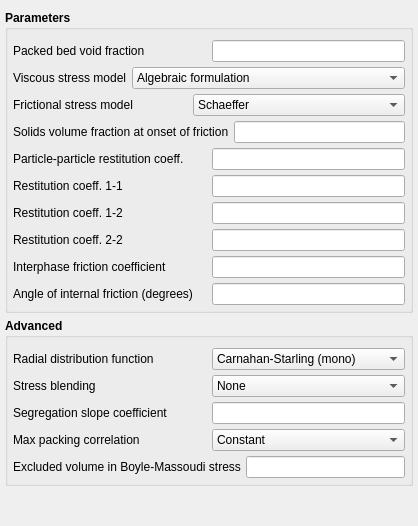
     <widget class="QWidget" name="TFM">
      <property name="sizePolicy">
       <sizepolicy hsizetype="Expanding" vsizetype="Expanding">
        <horstretch>0</horstretch>
        <verstretch>0</verstretch>
       </sizepolicy>
      </property>
      <layout class="QGridLayout" name="gridLayout_3" rowstretch="0,0,1">
       <property name="leftMargin">
        <number>5</number>
       </property>
       <property name="topMargin">
        <number>10</number>
       </property>
       <property name="rightMargin">
        <number>5</number>
       </property>
       <property name="bottomMargin">
        <number>0</number>
       </property>
       <property name="spacing">
        <number>5</number>
       </property>
       <item row="0" column="0">
        <widget class="QGroupBox" name="groupbox_parameters_tfm">
         <property name="font">
          <font>
           <weight>75</weight>
           <bold>true</bold>
          </font>
         </property>
         <property name="title">
          <string>Parameters</string>
         </property>
         <property name="flat">
          <bool>true</bool>
         </property>
         <layout class="QVBoxLayout" name="verticalLayout">
          <property name="spacing">
           <number>5</number>
          </property>
          <property name="leftMargin">
           <number>5</number>
          </property>
          <property name="topMargin">
           <number>10</number>
          </property>
          <property name="rightMargin">
           <number>5</number>
          </property>
          <property name="bottomMargin">
           <number>5</number>
          </property>
          <item>
           <layout class="QHBoxLayout" name="horizontalLayout_5">
            <item>
             <widget class="QLabel" name="label_ep_star">
              <property name="font">
               <font>
                <weight>50</weight>
                <bold>false</bold>
               </font>
              </property>
              <property name="text">
               <string>Packed bed void fraction</string>
              </property>
             </widget>
            </item>
            <item>
             <widget class="LineEdit" name="lineedit_keyword_ep_star">
              <property name="sizePolicy">
               <sizepolicy hsizetype="Preferred" vsizetype="Fixed">
                <horstretch>0</horstretch>
                <verstretch>0</verstretch>
               </sizepolicy>
              </property>
              <property name="font">
               <font>
                <weight>50</weight>
                <bold>false</bold>
               </font>
              </property>
             </widget>
            </item>
           </layout>
          </item>
          <item>
           <layout class="QHBoxLayout" name="horizontalLayout_6">
            <item>
             <widget class="QLabel" name="label_kt_type">
              <property name="font">
               <font>
                <weight>50</weight>
                <bold>false</bold>
               </font>
              </property>
              <property name="text">
               <string>Viscous stress model</string>
              </property>
             </widget>
            </item>
            <item>
             <widget class="ComboBox" name="combobox_kt_type">
              <property name="font">
               <font>
                <weight>50</weight>
                <bold>false</bold>
               </font>
              </property>
              <item>
               <property name="text">
                <string>Algebraic formulation</string>
               </property>
              </item>
              <item>
               <property name="text">
                <string>Lun et al, 1984</string>
               </property>
              </item>
              <item>
               <property name="text">
                <string>Iddir &amp; Arastoopour, 2005</string>
               </property>
              </item>
              <item>
               <property name="text">
                <string>Simonin, 1996</string>
               </property>
              </item>
              <item>
               <property name="text">
                <string>Cao &amp; Ahmadi, 1995</string>
               </property>
              </item>
              <item>
               <property name="text">
                <string>Garzo and Dufty, 1999</string>
               </property>
              </item>
              <item>
               <property name="text">
                <string>Garzo, Tenneti, Subramaniam, Hrenya, 2012</string>
               </property>
              </item>
              <item>
               <property name="text">
                <string>Garzo, Hrenya and Dufty, 2007</string>
               </property>
              </item>
             </widget>
            </item>
           </layout>
          </item>
          <item>
           <layout class="QHBoxLayout" name="horizontalLayout_7">
            <item>
             <widget class="QLabel" name="label_friction_model">
              <property name="font">
               <font>
                <weight>50</weight>
                <bold>false</bold>
               </font>
              </property>
              <property name="text">
               <string>Frictional stress model</string>
              </property>
             </widget>
            </item>
            <item>
             <widget class="ComboBox" name="combobox_friction_model">
              <property name="font">
               <font>
                <weight>50</weight>
                <bold>false</bold>
               </font>
              </property>
              <item>
               <property name="text">
                <string>Schaeffer</string>
               </property>
              </item>
              <item>
               <property name="text">
                <string>Srivastava and Sundaresan 2003</string>
               </property>
              </item>
              <item>
               <property name="text">
                <string>Guo-Boyce 2021</string>
               </property>
              </item>
              <item>
               <property name="text">
                <string>Only solids pressure</string>
               </property>
              </item>
             </widget>
            </item>
           </layout>
          </item>
          <item>
           <layout class="QHBoxLayout" name="horizontalLayout_13" stretch="0,0">
            <item>
             <widget class="QLabel" name="label_eps_f_min">
              <property name="font">
               <font>
                <weight>50</weight>
                <bold>false</bold>
               </font>
              </property>
              <property name="text">
               <string>Solids volume fraction at onset of friction</string>
              </property>
             </widget>
            </item>
            <item>
             <widget class="LineEdit" name="lineedit_keyword_eps_f_min">
              <property name="sizePolicy">
               <sizepolicy hsizetype="Preferred" vsizetype="Fixed">
                <horstretch>0</horstretch>
                <verstretch>0</verstretch>
               </sizepolicy>
              </property>
              <property name="font">
               <font>
                <weight>50</weight>
                <bold>false</bold>
               </font>
              </property>
             </widget>
            </item>
           </layout>
          </item>
          <item>
           <layout class="QHBoxLayout" name="layout_c_e">
            <item>
             <widget class="QLabel" name="label_c_e">
              <property name="font">
               <font>
                <weight>50</weight>
                <bold>false</bold>
               </font>
              </property>
              <property name="text">
               <string>Particle-particle restitution coeff.</string>
              </property>
             </widget>
            </item>
            <item>
             <widget class="LineEdit" name="lineedit_keyword_c_e">
              <property name="sizePolicy">
               <sizepolicy hsizetype="Preferred" vsizetype="Fixed">
                <horstretch>0</horstretch>
                <verstretch>0</verstretch>
               </sizepolicy>
              </property>
              <property name="font">
               <font>
                <weight>50</weight>
                <bold>false</bold>
               </font>
              </property>
             </widget>
            </item>
           </layout>
          </item>
          <item>
           <layout class="QHBoxLayout" name="layout_r_p_1_1">
            <item>
             <widget class="QLabel" name="label_r_p_1_1">
              <property name="font">
               <font>
                <weight>50</weight>
                <bold>false</bold>
               </font>
              </property>
              <property name="text">
               <string>Restitution coeff. 1-1</string>
              </property>
             </widget>
            </item>
            <item>
             <widget class="LineEdit" name="lineedit_keyword_r_p_args_1_1">
              <property name="sizePolicy">
               <sizepolicy hsizetype="Preferred" vsizetype="Fixed">
                <horstretch>0</horstretch>
                <verstretch>0</verstretch>
               </sizepolicy>
              </property>
              <property name="font">
               <font>
                <weight>50</weight>
                <bold>false</bold>
               </font>
              </property>
             </widget>
            </item>
           </layout>
          </item>
          <item>
           <layout class="QHBoxLayout" name="layout_r_p_1_2">
            <item>
             <widget class="QLabel" name="label_r_p_1_2">
              <property name="font">
               <font>
                <weight>50</weight>
                <bold>false</bold>
               </font>
              </property>
              <property name="text">
               <string>Restitution coeff. 1-2</string>
              </property>
             </widget>
            </item>
            <item>
             <widget class="LineEdit" name="lineedit_keyword_r_p_args_1_2">
              <property name="sizePolicy">
               <sizepolicy hsizetype="Preferred" vsizetype="Fixed">
                <horstretch>0</horstretch>
                <verstretch>0</verstretch>
               </sizepolicy>
              </property>
              <property name="font">
               <font>
                <weight>50</weight>
                <bold>false</bold>
               </font>
              </property>
             </widget>
            </item>
           </layout>
          </item>
          <item>
           <layout class="QHBoxLayout" name="layout_r_p_2_2">
            <item>
             <widget class="QLabel" name="label_r_p_2_2">
              <property name="font">
               <font>
                <weight>50</weight>
                <bold>false</bold>
               </font>
              </property>
              <property name="text">
               <string>Restitution coeff. 2-2</string>
              </property>
             </widget>
            </item>
            <item>
             <widget class="LineEdit" name="lineedit_keyword_r_p_args_2_2">
              <property name="sizePolicy">
               <sizepolicy hsizetype="Preferred" vsizetype="Fixed">
                <horstretch>0</horstretch>
                <verstretch>0</verstretch>
               </sizepolicy>
              </property>
              <property name="font">
               <font>
                <weight>50</weight>
                <bold>false</bold>
               </font>
              </property>
             </widget>
            </item>
           </layout>
          </item>
          <item>
           <layout class="QHBoxLayout" name="horizontalLayout_15">
            <item>
             <widget class="QLabel" name="label_c_f">
              <property name="font">
               <font>
                <weight>50</weight>
                <bold>false</bold>
               </font>
              </property>
              <property name="text">
               <string>Interphase friction coefficient</string>
              </property>
             </widget>
            </item>
            <item>
             <widget class="LineEdit" name="lineedit_keyword_c_f">
              <property name="sizePolicy">
               <sizepolicy hsizetype="Preferred" vsizetype="Fixed">
                <horstretch>0</horstretch>
                <verstretch>0</verstretch>
               </sizepolicy>
              </property>
              <property name="font">
               <font>
                <weight>50</weight>
                <bold>false</bold>
               </font>
              </property>
             </widget>
            </item>
           </layout>
          </item>
          <item>
           <layout class="QHBoxLayout" name="horizontalLayout_16">
            <item>
             <widget class="QLabel" name="label_phi">
              <property name="font">
               <font>
                <weight>50</weight>
                <bold>false</bold>
               </font>
              </property>
              <property name="text">
               <string>Angle of internal friction (degrees)</string>
              </property>
             </widget>
            </item>
            <item>
             <widget class="LineEdit" name="lineedit_keyword_phi">
              <property name="sizePolicy">
               <sizepolicy hsizetype="Preferred" vsizetype="Fixed">
                <horstretch>0</horstretch>
                <verstretch>0</verstretch>
               </sizepolicy>
              </property>
              <property name="font">
               <font>
                <weight>50</weight>
                <bold>false</bold>
               </font>
              </property>
             </widget>
            </item>
           </layout>
          </item>
         </layout>
        </widget>
       </item>
       <item row="2" column="0">
        <spacer name="verticalSpacer_2">
         <property name="orientation">
          <enum>Qt::Vertical</enum>
         </property>
         <property name="sizeHint" stdset="0">
          <size>
           <width>20</width>
           <height>40</height>
          </size>
         </property>
        </spacer>
       </item>
       <item row="1" column="0">
        <widget class="QGroupBox" name="groupbox_tfm_advanced">
         <property name="font">
          <font>
           <weight>75</weight>
           <bold>true</bold>
          </font>
         </property>
         <property name="title">
          <string>Advanced</string>
         </property>
         <property name="flat">
          <bool>true</bool>
         </property>
         <layout class="QVBoxLayout" name="verticalLayout_5">
          <property name="spacing">
           <number>5</number>
          </property>
          <property name="leftMargin">
           <number>5</number>
          </property>
          <property name="topMargin">
           <number>10</number>
          </property>
          <property name="rightMargin">
           <number>5</number>
          </property>
          <property name="bottomMargin">
           <number>5</number>
          </property>
          <item>
           <layout class="QHBoxLayout" name="horizontalLayout_11">
            <item>
             <widget class="QLabel" name="label_rdf_type">
              <property name="font">
               <font>
                <weight>50</weight>
                <bold>false</bold>
               </font>
              </property>
              <property name="text">
               <string>Radial distribution function</string>
              </property>
             </widget>
            </item>
            <item>
             <widget class="ComboBox" name="combobox_rdf_type">
              <property name="font">
               <font>
                <weight>50</weight>
                <bold>false</bold>
               </font>
              </property>
              <item>
               <property name="text">
                <string>Carnahan-Starling (mono)</string>
               </property>
              </item>
              <item>
               <property name="text">
                <string>Ma-Ahmadi (mono)</string>
               </property>
              </item>
              <item>
               <property name="text">
                <string>Lebowitz (poly)</string>
               </property>
              </item>
              <item>
               <property name="text">
                <string>Modified Lebowitz (poly)</string>
               </property>
              </item>
              <item>
               <property name="text">
                <string>Mansoori (poly)</string>
               </property>
              </item>
              <item>
               <property name="text">
                <string>Modified Mansoori (poly)</string>
               </property>
              </item>
             </widget>
            </item>
           </layout>
          </item>
          <item>
           <layout class="QHBoxLayout" name="horizontalLayout_8">
            <item>
             <widget class="QLabel" name="label_blending_function">
              <property name="font">
               <font>
                <weight>50</weight>
                <bold>false</bold>
               </font>
              </property>
              <property name="text">
               <string>Stress blending</string>
              </property>
             </widget>
            </item>
            <item>
             <widget class="ComboBox" name="combobox_blending_function">
              <property name="font">
               <font>
                <weight>50</weight>
                <bold>false</bold>
               </font>
              </property>
              <item>
               <property name="text">
                <string>None</string>
               </property>
              </item>
              <item>
               <property name="text">
                <string>Hyperbolic tangent</string>
               </property>
              </item>
              <item>
               <property name="text">
                <string>Sigmoidal</string>
               </property>
              </item>
             </widget>
            </item>
           </layout>
          </item>
          <item>
           <layout class="QHBoxLayout" name="horizontalLayout_9">
            <item>
             <widget class="QLabel" name="label_segregation_slope_coefficient">
              <property name="font">
               <font>
                <weight>50</weight>
                <bold>false</bold>
               </font>
              </property>
              <property name="text">
               <string>Segregation slope coefficient</string>
              </property>
             </widget>
            </item>
            <item>
             <widget class="LineEdit" name="lineedit_keyword_segregation_slope_coefficient">
              <property name="sizePolicy">
               <sizepolicy hsizetype="Preferred" vsizetype="Fixed">
                <horstretch>0</horstretch>
                <verstretch>0</verstretch>
               </sizepolicy>
              </property>
              <property name="font">
               <font>
                <weight>50</weight>
                <bold>false</bold>
               </font>
              </property>
             </widget>
            </item>
           </layout>
          </item>
          <item>
           <layout class="QHBoxLayout" name="horizontalLayout_10">
            <item>
             <widget class="QLabel" name="label_max_packing_correlation">
              <property name="font">
               <font>
                <weight>50</weight>
                <bold>false</bold>
               </font>
              </property>
              <property name="text">
               <string>Max packing correlation</string>
              </property>
             </widget>
            </item>
            <item>
             <widget class="ComboBox" name="combobox_max_packing_correlation">
              <property name="font">
               <font>
                <weight>50</weight>
                <bold>false</bold>
               </font>
              </property>
              <item>
               <property name="text">
                <string>Constant</string>
               </property>
              </item>
              <item>
               <property name="text">
                <string>Yu and Standish</string>
               </property>
              </item>
              <item>
               <property name="text">
                <string>Fedors and Landel</string>
               </property>
              </item>
             </widget>
            </item>
           </layout>
          </item>
          <item>
           <layout class="QHBoxLayout" name="horizontalLayout_12">
            <item>
             <widget class="QLabel" name="label_v_ex">
              <property name="font">
               <font>
                <weight>50</weight>
                <bold>false</bold>
               </font>
              </property>
              <property name="text">
               <string>Excluded volume in Boyle-Massoudi stress</string>
              </property>
             </widget>
            </item>
            <item>
             <widget class="LineEdit" name="lineedit_keyword_v_ex">
              <property name="sizePolicy">
               <sizepolicy hsizetype="Preferred" vsizetype="Fixed">
                <horstretch>0</horstretch>
                <verstretch>0</verstretch>
               </sizepolicy>
              </property>
              <property name="font">
               <font>
                <weight>50</weight>
                <bold>false</bold>
               </font>
              </property>
             </widget>
            </item>
           </layout>
          </item>
         </layout>
        </widget>
       </item>
      </layout>
     </widget>
